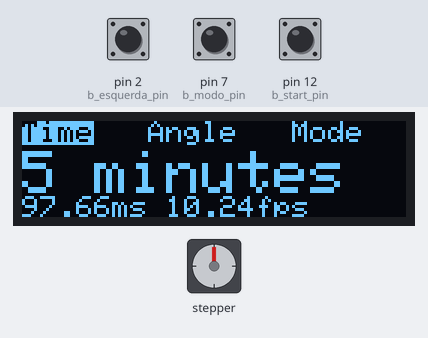
The sketch below on a simulated Arduino Uno, built with avr-gcc and run on an emulated ATmega328P. Shown: 128×32 one-colour display, stepper motor. Inputs (shaded band) come from the test bench; at power-on: pin 12 (b_start_pin) LOW, pin 7 (b_modo_pin) LOW, pin 2 (b_esquerda_pin) LOW. Stepper angles assume 2048 steps per turn; what the sketch prints to the serial monitor is not drawn.

Above: at 2.2 s.
2.3 s: pin 12 (b_start_pin) pulled HIGH for 0.15 s
At 3.29 s:
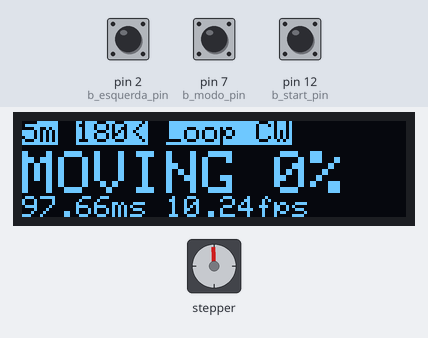
5.0 s: pin 12 (b_start_pin) pulled HIGH for 1 s
At 5.96 s:
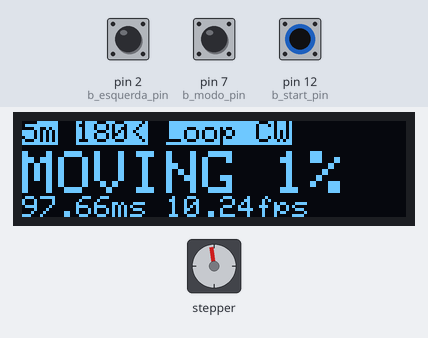
7.7 s: pin 12 (b_start_pin) pulled HIGH for 0.15 s
At 8.46 s:
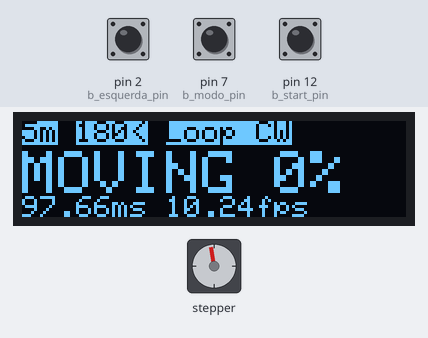
10.8 s: pin 12 (b_start_pin) pulled HIGH for 3.2 s
At 14.9 s:
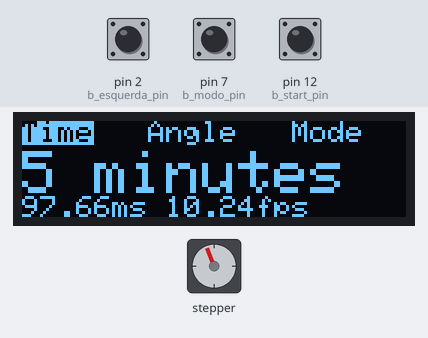
15.7 s: pin 7 (b_modo_pin) pulsed HIGH 5 times (0.12 s each, 0.3 s apart)
At 17.9 s:
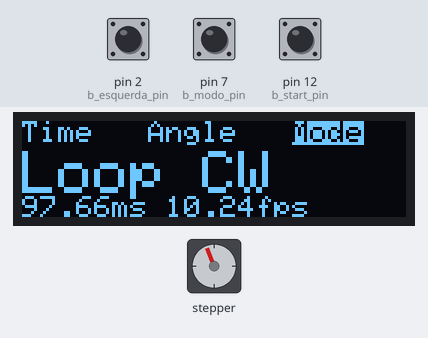
18.7 s: pin 2 (b_esquerda_pin) pulsed HIGH 5 times (0.12 s each, 0.3 s apart)
At 21.4 s:
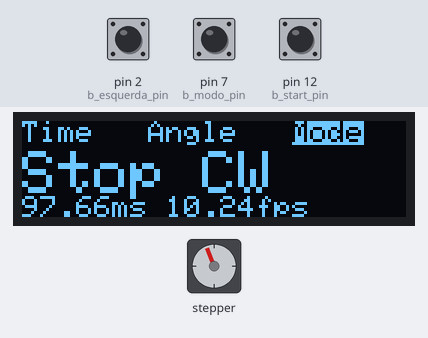
Timing chart, 0 to 22.7 s (numbered marks = the images above; inputs shaded):
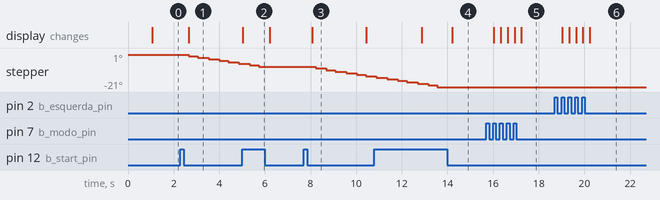

Measured:
- after the input at 5.0 s, stepper: goes on until 5.7 s, then stays -8°
- after the input at 10.8 s, stepper: goes on until 13.5 s, then stays -21°; the display: first differs from a run without the input after 3.4 s (image 4)
- after the input at 15.7 s, the display: first changes after 0.34 s (image 5 shows a later state)
- after the input at 18.7 s, the display: first changes after 0.34 s (image 6 shows a later state)
- what the display in image 3 shows lasts 2.3 s, from 8.1 s to 10.4 s

The sketch:

pan_stepper.ino
```cpp
#include <Stepper.h>
#include <SPI.h>
#include <Wire.h>
#include <Adafruit_GFX.h>
#include <Adafruit_SSD1306.h>

// Number of steps per revolution of INTERNAL motor in 4-step mode
#define STEPS_PER_MOTOR_REVOLUTION 32

#define OLED_RESET 4

Adafruit_SSD1306 display(OLED_RESET);

static const unsigned char PROGMEM ca_logo[128 * 32 / 8] =
{
B00000000, B00000000, B00000000, B00000000, B00000000, B00000000, B00000000, B00000000, B00000000, B00000000, B00000000, B00000000, B00000000, B00000000, B00000000, B00000000,
B00000000, B00000000, B00000000, B00000000, B00000000, B00000000, B00000000, B00000000, B00000000, B00000000, B00000000, B00000000, B00000000, B00000000, B00000000, B00000000,
B00000000, B00000000, B00000000, B00000000, B00000000, B00000000, B00000000, B00000000, B00000000, B00000000, B00000000, B00000000, B00000000, B00000000, B00000000, B00000000,
B00000000, B00000000, B00000000, B00000000, B00000000, B00000000, B00000000, B00000000, B00000000, B00000000, B00000000, B00000000, B00000000, B00000000, B00000000, B00000000,
B00000000, B00000001, B11111000, B00000000, B00000000, B00000000, B00000000, B00000000, B00000000, B00000000, B00000000, B00000000, B00000000, B00000000, B00000000, B00000000,
B00000000, B00011111, B11111111, B10000000, B00000000, B00000000, B00000000, B00000000, B00000000, B00000000, B00000000, B00000000, B00000000, B00000000, B00000000, B00000000,
B00000000, B00111111, B11111111, B11000000, B00000000, B00000000, B00000000, B00000000, B00000000, B00000000, B00000000, B00000000, B00000000, B00000000, B00000000, B00000000,
B00000000, B01111111, B11111111, B11000000, B00000000, B00000000, B00000000, B00000000, B00000000, B00000000, B00000000, B00000000, B00000000, B00000000, B00000000, B00000000,
B00000000, B01111111, B11111111, B11100000, B00000000, B00000000, B00000000, B00000000, B00000000, B00000000, B00000000, B00110000, B00000000, B01100000, B00000000, B00000000,
B00000001, B11110111, B11111110, B01111000, B00001100, B00000000, B00000000, B00000000, B00000000, B00000000, B00000000, B00110000, B00000000, B01100000, B00000000, B00000000,
B00000001, B11100000, B00000000, B01111000, B00001100, B00000000, B00000000, B00000000, B00000000, B00000000, B00000000, B00110000, B00000000, B01100000, B00000000, B00000000,
B00000011, B11100000, B00000000, B01111100, B00011000, B00000000, B00000000, B00000000, B00000000, B00000000, B00000000, B00110000, B00000000, B01100000, B00000000, B00000000,
B00000011, B11100000, B00000000, B01111100, B00011000, B11011110, B00001111, B00000110, B11110000, B00111100, B00000000, B00110000, B11110000, B01101111, B00001111, B10000000,
B00000011, B11100000, B00000000, B01111100, B00011000, B11111110, B00011111, B10000111, B11110000, B11111111, B00000000, B00110001, B11111000, B01111111, B10011111, B11000000,
B00000011, B11000000, B00000000, B00111100, B00111000, B11100111, B00010001, B11000111, B00111000, B11000011, B00000000, B00110001, B00011100, B01110001, B11011000, B01000000,
B00000011, B11000000, B00000000, B00111100, B00110000, B11000011, B00000000, B11000110, B00011001, B10000001, B10000000, B00110000, B00001100, B01100000, B11011100, B00000000,
B00000011, B11000000, B00000000, B00111100, B00110000, B11000011, B00001111, B11000110, B00011001, B10000001, B10111110, B00110000, B11111100, B01100000, B11001111, B10000000,
B00000011, B11000000, B00000000, B00111100, B00110000, B11000011, B00111111, B11000110, B00011001, B10000001, B10111110, B00110011, B11111100, B01100000, B11000011, B11000000,
B00000011, B11100000, B00000000, B00111100, B01110000, B11000011, B00110000, B11000110, B00011001, B10000001, B10000000, B00110011, B00001100, B01100000, B11000000, B11000000,
B00000011, B11100000, B00000000, B01111100, B01100000, B11000011, B00110001, B11000110, B00011000, B11000011, B00000000, B00110011, B00011100, B01110001, B11010000, B11000000,
B00000011, B11111000, B00000001, B11111100, B01100000, B11000011, B00111111, B11000110, B00011000, B11111111, B00000000, B00110011, B11111100, B01111111, B10011111, B11000000,
B00000011, B10111100, B00000011, B11111100, B01100000, B11000011, B00011110, B11000110, B00011000, B00111100, B00000000, B00110001, B11101100, B01101111, B00001111, B00000000,
B00000001, B10011111, B00001111, B11111000, B11000000, B00000000, B00000000, B00000000, B00000000, B00000000, B00000000, B00000000, B00000000, B00000000, B00000000, B00000000,
B00000000, B11100110, B00000111, B11110000, B11000000, B00000000, B00000000, B00000000, B00000000, B00000000, B00000000, B00000000, B00000000, B00000000, B00000000, B00000000,
B00000000, B01100000, B00000111, B11100000, B00000000, B00000000, B00000000, B00000000, B00000000, B00000000, B00000000, B00000000, B00000000, B00000000, B00000000, B00000000,
B00000000, B01111110, B00000111, B11000000, B00000000, B00000000, B00000000, B00000000, B00000000, B00000000, B00000000, B00000000, B00000000, B00000000, B00000000, B00000000,
B00000000, B00111110, B00000111, B11000000, B00000000, B00000000, B00000000, B00000000, B00000000, B00000000, B00000000, B00000000, B00000000, B00000000, B00000000, B00000000,
B00000000, B00000110, B00000110, B00000000, B00000000, B00000000, B00000000, B00000000, B00000000, B00000000, B00000000, B00000000, B00000000, B00000000, B00000000, B00000000,
B00000000, B00000000, B00000000, B00000000, B00000000, B00000000, B00000000, B00000000, B00000000, B00000000, B00000000, B00000000, B00000000, B00000000, B00000000, B00000000,
B00000000, B00000000, B00000000, B00000000, B00000000, B00000000, B00000000, B00000000, B00000000, B00000000, B00000000, B00000000, B00000000, B00000000, B00000000, B00000000,
B00000000, B00000000, B00000000, B00000000, B00000000, B00000000, B00000000, B00000000, B00000000, B00000000, B00000000, B00000000, B00000000, B00000000, B00000000, B00000000,
B00000000, B00000000, B00000000, B00000000, B00000000, B00000000, B00000000, B00000000, B00000000, B00000000, B00000000, B00000000, B00000000, B00000000, B00000000, B00000000
};


// Declare 'small_stepper' variable
Stepper small_stepper(STEPS_PER_MOTOR_REVOLUTION, 8, 10, 9, 11);
int steps_por_volta = 6144; // 32 steps por volta * 64 da caixa de reducao * 3 da polia

const int b_esquerda_pin = 2;
const int b_direita_pin = 4;
const int b_modo_pin = 7;
const int b_start_pin = 12;

double angulo = 180; // em graus
double tempo = 300; // em segundos
int sentido = -1; // 1 == CCW; -1 == CW
int mode = 0; // 0 = movimento continuo; 1 = parar ao fim do movimento; 2 = vai e volta
bool parado = true;

double total_de_steps = 0;//angulo / 360.0 * steps_por_volta; // total de steps
double delay_entre_steps = 0;//(tempo / total_de_steps) * 1000.0;
//double delay_entre_steps = 10.0;
int contador_de_steps = 0;

unsigned long proximo_passo = 0;
int b_esquerda_trigged = 0;
int b_esquerda_pushed = 0;
int b_direita_trigged = 0;
int b_direita_pushed = 0;
int b_modo_trigged = 0;
int b_modo_pushed = 0;
int b_start_pushed = 0;
int b_start_trigged = 0;
int tela_modo = 0; // 0 = speed; 1 = angle; 2 = mode

void setup() {
  Serial.begin(9600);
  Serial.println(String(total_de_steps));
  Serial.println(delay_entre_steps);
  small_stepper.setSpeed(1000);
  display.begin(SSD1306_SWITCHCAPVCC, 0x3C);  // initialize with the I2C addr 0x3C (for the 128x32)
  display.clearDisplay();
  display.drawBitmap(0, 0, ca_logo, 128, 32, WHITE);
  display.display();
  delay(1000);
  calcular_passos();
  draw_time();

  pinMode(b_esquerda_pin, INPUT);
  pinMode(b_direita_pin, INPUT);
  pinMode(b_modo_pin, INPUT);
  pinMode(b_start_pin, INPUT);
//  pinMode(b_start_pin, INPUT_PULLUP);
//  attachInterrupt(digitalPinToInterrupt(b_start_pin), start_stop, CHANGE);
}

void calcular_passos() {
  total_de_steps = angulo / 360.0 * steps_por_volta; // total de steps
  delay_entre_steps = (tempo / total_de_steps) * 1000.0;
}
void draw_time() {
  display.clearDisplay();
  display.setTextSize(1);
//  display.setTextColor(WHITE);
  display.setCursor(0,0);
  display.setTextColor(BLACK, WHITE); // 'inverted' text
  display.print("Time");
  display.setTextColor(WHITE);
  display.println("   Angle   Mode");
  display.setTextSize(2);
  display.setCursor(0,10);
  if (tempo < 300) {
    display.println(String(int(tempo)) + " seconds");
  } else if (tempo >= 6000){
    display.println(String(int(tempo / 60)) + " mins");
  } else {
    display.println(String(int(tempo / 60)) + " minutes");
  }
  display.setTextSize(1);
  display.setCursor(0,25);
  display.println(String(delay_entre_steps) + "ms " + String(1000.0/delay_entre_steps) + "fps");
  display.display();
}
void draw_angle() {
  display.clearDisplay();
  display.setTextSize(1);
  display.setTextColor(WHITE);
  display.setCursor(0,0);
  display.print("Time   ");
  display.setTextColor(BLACK, WHITE); // 'inverted' text
  display.print("Angle");
  display.setTextColor(WHITE);
  display.println("   Mode");
  display.setTextSize(2);
  display.setCursor(0,10);
  display.println(int(angulo));
  display.setTextSize(1);
  display.setCursor(0,25);
  display.println(String(delay_entre_steps) + "ms " + String(1000.0/delay_entre_steps) + "fps");
  display.display();
}
void draw_mode() {
  display.clearDisplay();
  display.setTextSize(1);
  display.setTextColor(WHITE);
  display.setCursor(0,0);
  display.print("Time   Angle   ");
  display.setTextColor(BLACK, WHITE); // 'inverted' text
  display.println("Mode");
  display.setTextColor(WHITE);
  display.setTextSize(2);
  display.setCursor(0,10);
  String sentido_text;
  if (sentido == 1) {
    sentido_text = "CCW";
  } else {
    sentido_text = "CW";
  }
  if (mode == 0) {
    display.println("Loop " + sentido_text);
  }
  else if (mode == 1) {
    display.println("Stop " + sentido_text);
  }
  else if (mode == 2) {
    display.println("Sweep " + sentido_text);
  }
  display.setTextSize(1);
  display.setCursor(0,25);
  display.println(String(delay_entre_steps) + "ms " + String(1000.0/delay_entre_steps) + "fps");
  display.display();
}
void draw_running() {
  display.clearDisplay();
  display.setTextSize(1);
  display.setTextColor(BLACK, WHITE); // 'inverted' text
  display.setCursor(0,0);
  String mode_text;
  String time_text;
  String sentido_text;
  if (tempo < 300) {
    time_text = String(int(tempo)) + "s";
  } else {
    time_text = String(int(tempo / 60)) + "m";
  }
  if (mode == 0) {
    mode_text = "Loop";
  }
  else if (mode == 1) {
    mode_text = "Stop";
  }
  else if (mode == 2) {
    mode_text = "Sweep";
  }
  if (sentido == 1) {
    sentido_text = "CCW";
  } else {
    sentido_text = "CW";
  }
  display.print(time_text);
  display.setTextColor(WHITE);
  display.print(" ");
  display.setTextColor(BLACK, WHITE); // 'inverted' text
  display.print(String(int(angulo)) + "<");
  display.setTextColor(WHITE);
  display.print(" ");
  display.setTextColor(BLACK, WHITE); // 'inverted' text
  display.print(mode_text + " " + sentido_text);
  display.setTextColor(WHITE);
  display.setTextSize(2);
  display.setCursor(0,10);
  display.println("MOVING " + String(int(contador_de_steps / total_de_steps * 100)) + "%");
  display.setTextSize(1);
  display.setCursor(0,25);
  display.println(String(delay_entre_steps) + "ms " + String(1000.0/delay_entre_steps) + "fps");
  display.display();
}
void loop() {
  if (parado == false) {
    if (proximo_passo <= millis()) {
      small_stepper.step(sentido);
      contador_de_steps++;
      proximo_passo = millis() + delay_entre_steps - 20; // 20 miliseconds to run one loop iteraction
      draw_running();
    }
  }

  if (contador_de_steps >= total_de_steps) {
    if (mode == 0) { // movimento continuo
      contador_de_steps = 0;
    }
    else if (mode == 1) { // parar ao fim do movimento
      parado = true;
    }
    else if (mode == 2) { // sweeping
      sentido = sentido * -1;
      contador_de_steps = 0;
    }
  }

  if (digitalRead(b_esquerda_pin) == HIGH) {
    b_esquerda_trigged = 1;
  } else {
    if (b_esquerda_trigged == 1) {
      b_esquerda_pushed = 1;
    }
  }
  if (digitalRead(b_direita_pin) == HIGH) {
    b_direita_trigged = 1;
  } else {
    if (b_direita_trigged == 1) {
      b_direita_pushed = 1;
    }
  }
  if (digitalRead(b_modo_pin) == HIGH) {
    b_modo_trigged = 1;
  } else {
    if (b_modo_trigged == 1) {
      b_modo_pushed = 1;
    }
  }
  if (digitalRead(b_start_pin) == HIGH) {
    b_start_trigged = 1;
  } else {
    if (b_start_trigged == 1) {
      b_start_pushed = 1;
    }
  }

  if (b_esquerda_pushed == 1 || b_direita_pushed == 1 || b_modo_pushed == 1 || b_start_pushed == 1) {
    delay(200);
  }

  if (b_esquerda_pushed == 1) {
    Serial.println("esquerda");
    if (tela_modo == 0) { // tempo
      if (tempo <= 300) {
        tempo = tempo - 30;
      } else {
        tempo = tempo - 300;
      }
      if (tempo < 30) {
        tempo = 30;
      }
      calcular_passos();
      draw_time();
    }
    else if (tela_modo == 1) { // angulo
      angulo = angulo - 45.0;
      if (angulo < 45) {
        angulo = 45.0;
      }
      calcular_passos();
      draw_angle();
    }
    else if (tela_modo == 2) { // modo
      if (mode == 0) {
        sentido = sentido * -1;
        mode = 2;
      } else {
        mode = mode - 1;
      }
      draw_mode();
    }
    b_esquerda_pushed = 0;
    b_esquerda_trigged = 0;
  };
    if (b_direita_pushed == 1) {
    Serial.println("direita");
    if (tela_modo == 0) { // tempo
      if (tempo < 300) {
        tempo = tempo + 30;
      } else {
        tempo = tempo + 300;
      }
      calcular_passos();
      draw_time();
    }
    else if (tela_modo == 1) { // angulo
      angulo = angulo + 45;
      if (angulo > 360) {
        angulo = 360.0;
      }
      calcular_passos();
      draw_angle();
    }
    else if (tela_modo == 2) { // modo
      if (mode == 2) {
        sentido = sentido * -1;
        mode = 0;
      } else {
        mode = mode + 1;
      }
      draw_mode();
    }
    b_direita_pushed = 0;
    b_direita_trigged = 0;
  };
  if (b_modo_pushed == 1) {
    Serial.println("modo");
    if (tela_modo == 0) {
      draw_angle();
      tela_modo = 1;
    }
    else if (tela_modo == 1) {
      draw_mode();
      tela_modo = 2;
    }
    else {
      draw_time();
      tela_modo = 0;
    }
    b_modo_pushed = 0;
    b_modo_trigged = 0;
  };
  if (b_start_pushed == 1) {
    if (parado == true) {
      parado = false;
      draw_running();
      calcular_passos();
      Serial.println(angulo);
      Serial.println(tempo);
      Serial.println(delay_entre_steps);
    } else {
      parado = true;
      contador_de_steps = 0;
      proximo_passo = 0;
      draw_time();
      tela_modo = 0;
    }
    Serial.println("start");
    b_start_pushed = 0;
    b_start_trigged = 0;
  };
}
```
